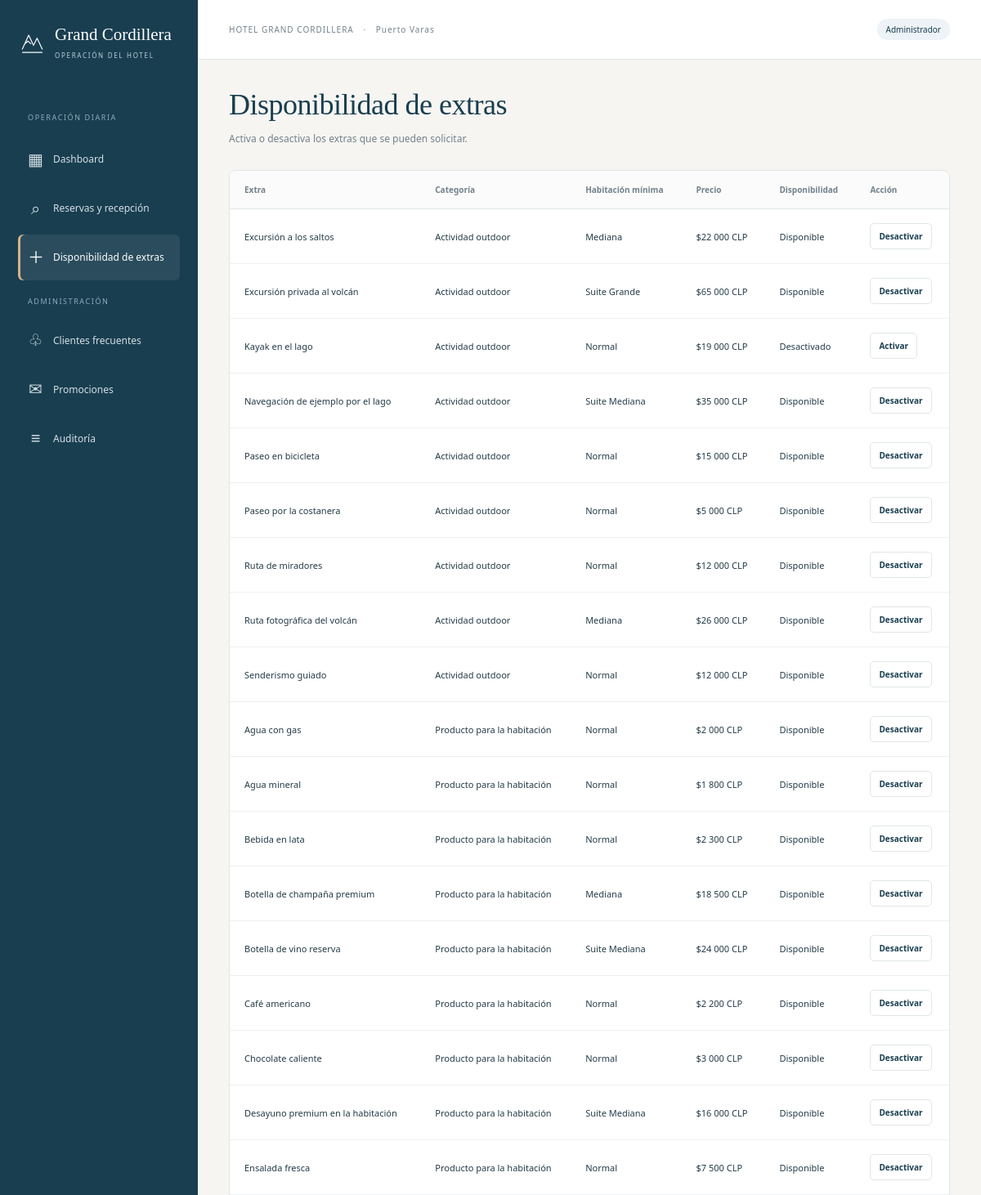
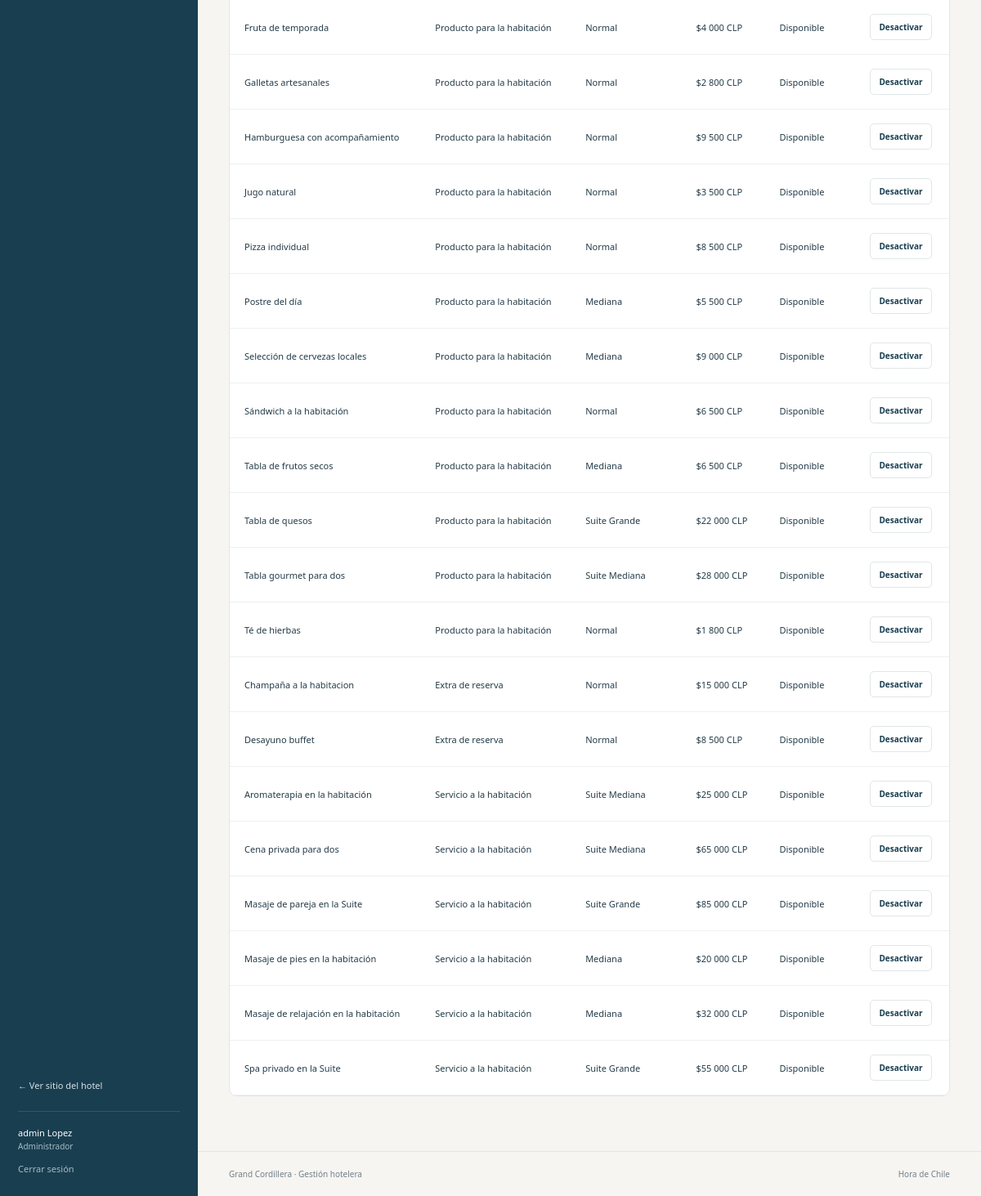
The page /panel/extras/ (signed in) on the database its author committed (2 pictures, top to bottom).
### hotel/models.py (models this page shows, shortened)
class Usuario(AbstractUser):
    username = None
    first_name = None
    last_name = None
    rut = models.CharField(
        max_length=12,
        unique=True,
        verbose_name="RUT",
    )
    nombre = models.CharField(max_length=100)
    apellido = models.CharField(max_length=100)
    email = models.CharField(
        max_length=254,
        validators=[validar_arroba],
        unique=True,
        verbose_name="Correo electrónico",
    )
    telefono = models.CharField(
        max_length=25,
        verbose_name="Teléfono",
    )
    USERNAME_FIELD = "email"
    REQUIRED_FIELDS = [
        "rut",
        "nombre",
        "apellido",
        "telefono",
    ]
    objects = UsuarioManager()
    class Meta:
        db_table = "usuario"
        verbose_name = "Usuario"
        verbose_name_plural = "Usuarios"
        constraints = [
            models.UniqueConstraint(
                Lower("email"),
                name="usuario_email_unico_sin_mayusculas",
            ),
        ]
    def get_full_name(self):
        return f"{self.nombre} {self.apellido}".strip()

class PersonalHotel(models.Model):
    class Rol(models.TextChoices):
        RECEPCIONISTA = "RECEPCIONISTA", "Recepcionista"
        ADMINISTRADOR = "ADMINISTRADOR", "Administrador"
    usuario = models.OneToOneField(
        Usuario,
        on_delete=models.PROTECT,
        related_name="personal_hotel",
    )
    codigo_empleado = models.CharField(
        max_length=20,
        unique=True,
        verbose_name="Código de empleado",
    )
    rol = models.CharField(
        max_length=20,
        choices=Rol.choices,
    )
    class Meta:
        db_table = "personal_hotel"
        verbose_name = "Personal del hotel"
        verbose_name_plural = "Personal del hotel"

class ServicioAdicional(models.Model):
    class Categoria(models.TextChoices):
        RESERVA = "RESERVA", "Extra de reserva"
        OUTDOOR = "OUTDOOR", "Actividad outdoor"
        PRODUCTO = "PRODUCTO", "Producto para la habitación"
        SERVICIO = "SERVICIO", "Servicio a la habitación"
    categoria = models.CharField(max_length=10, choices=Categoria.choices, default=Categoria.RESERVA)
    tipo_minimo = models.CharField(
        max_length=10, choices=Habitacion.Tipo.choices, default=Habitacion.Tipo.NORMAL,
        verbose_name="Categoría mínima de habitación",
    )
    nombre = models.CharField(
        max_length=100,
        unique=True,
    )
    precio = models.DecimalField(
        max_digits=12,
        decimal_places=2,
        validators=[MinValueValidator(0)],
    )
    activo = models.BooleanField(default=True)
    class Meta:
        db_table = "servicio_adicional"
        verbose_name = "Servicio adicional"
        verbose_name_plural = "Servicios adicionales"
        constraints = [
            models.CheckConstraint(
                condition=Q(precio__gte=0),
                name="servicio_precio_no_negativo",
            ),
        ]

### hotel/panel_views.py (the view)
# urls.py: path('panel/extras/', panel_views.disponibilidad_extras, name='panel_extras'),
@never_cache
@acceso_personal()
def disponibilidad_extras(request):
    contexto = contexto_panel(request, 'extras')
    contexto['servicios'] = ServicioAdicional.objects.order_by('categoria', 'nombre')
    return render(request, 'hotel/panel/extras.html', contexto)

### hotel/panel_views.py (called while the page is built)
def contexto_panel(request, seccion):
    return {'personal': request.personal_hotel, 'es_administrador': request.es_administrador, 'seccion': seccion}

### hotel/personal.py (called while the page is built)
def personal_de(usuario):
    if not usuario.is_authenticated or not usuario.is_active:
        return None
    perfil = PersonalHotel.objects.filter(usuario=usuario).first()
    if perfil is None and usuario.is_superuser:
        perfil = PersonalHotel.objects.get_or_create(usuario=usuario, defaults={'codigo_empleado': f'ADM-{usuario.pk}', 'rol': PersonalHotel.Rol.ADMINISTRADOR})[0]
    return perfil

def acceso_personal(solo_admin=False):
    def decorador(vista):
        @wraps(vista)
        def wrapper(request, *args, **kwargs):
            if not request.user.is_authenticated:
                return redirect_to_login(request.get_full_path(), login_url='hotel:ingresar')
            perfil = personal_de(request.user)
            if not perfil or (solo_admin and not request.user.is_superuser and perfil.rol != PersonalHotel.Rol.ADMINISTRADOR):
                raise PermissionDenied('No tienes permisos para esta sección.')
            request.personal_hotel = perfil
            request.es_administrador = request.user.is_superuser or perfil.rol == PersonalHotel.Rol.ADMINISTRADOR
            return vista(request, *args, **kwargs)
        return wrapper
    return decorador

### hotel/templates/hotel/panel/extras.html
{% extends 'hotel/panel/base.html' %}
{% block content %}
<div class="page-heading"><div><h1>Disponibilidad de extras</h1><p>Activa o desactiva los extras que se pueden solicitar.</p></div></div>
<section class="panel-card table-card"><div class="table-scroll"><table>
  <thead><tr><th>Extra</th><th>Categoría</th><th>Habitación mínima</th><th>Precio</th><th>Disponibilidad</th><th>Acción</th></tr></thead>
  <tbody>
  {% for servicio in servicios %}
    <tr><td>{{ servicio.nombre }}</td><td>{{ servicio.get_categoria_display }}</td><td>{{ servicio.get_tipo_minimo_display }}</td>
      <td>${{ servicio.precio|floatformat:'-2g' }} CLP</td><td>{% if servicio.activo %}Disponible{% else %}Desactivado{% endif %}</td>
      <td><form method="post" action="{% url 'hotel:panel_estado_extra' servicio.pk %}">{% csrf_token %}
        <button type="submit" name="activo" value="{% if servicio.activo %}0{% else %}1{% endif %}" class="outline-button small">{% if servicio.activo %}Desactivar{% else %}Activar{% endif %}</button>
      </form></td></tr>
  {% empty %}<tr><td colspan="6" class="empty">Todavía no hay extras en el catálogo.</td></tr>{% endfor %}
  </tbody>
</table></div></section>
{% endblock %}

### hotel/templates/hotel/panel/base.html (shortened to what this page needs)
{% load static %}<!doctype html><html lang="es-CL"><head><link rel="stylesheet" href="{% static 'hotel/css/panel.css' %}?v=destinatarios-3"></head><body>
<aside class="panel-sidebar"><a class="panel-brand" href="{% url 'hotel:panel_dashboard' %}"><img src="{% static 'hotel/img/montana.svg' %}" alt=""><span>Grand Cordillera<small>OPERACIÓN DEL HOTEL</small></span></a><span class="nav-caption">OPERACIÓN DIARIA</span><nav><a class="{% if seccion == 'dashboard' %}active{% endif %}" href="{% url 'hotel:panel_dashboard' %}"><span>▦</span>Dashboard</a><a class="{% if seccion == 'reservas' %}active{% endif %}" href="{% url 'hotel:panel_reservas' %}"><span>⌕</span>Reservas y recepción</a><a class="{% if seccion == 'extras' %}active{% endif %}" href="{% url 'hotel:panel_extras' %}"><span>＋</span>Disponibilidad de extras</a>{% if es_administrador %}<span class="nav-caption">ADMINISTRACIÓN</span><a class="{% if seccion == 'clientes' %}active{% endif %}" href="{% url 'hotel:panel_clientes' %}"><span>♧</span>Clientes frecuentes</a><a class="{% if seccion == 'promociones' %}active{% endif %}" href="{% url 'hotel:panel_promociones' %}"><span>✉</span>Promociones</a><a class="{% if seccion == 'auditoria' %}active{% endif %}" href="{% url 'hotel:panel_auditoria' %}"><span>≡</span>Auditoría</a>{% endif %}</nav><div class="sidebar-bottom"><a href="{% url 'hotel:home' %}">← Ver sitio del hotel</a><p>{{ user.get_full_name }}<small>{{ personal.get_rol_display }}</small></p><form method="post" action="{% url 'hotel:salir' %}">{% csrf_token %}<button type="submit">Cerrar sesión</button></form></div></aside>
<div class="panel-main"><header class="panel-topbar"><span>HOTEL GRAND CORDILLERA <b>·</b> Puerto Varas</span><span class="staff-chip">{{ personal.get_rol_display }}</span></header><main class="panel-content">{% block content %}{% endblock %}</main><footer class="panel-footer">Grand Cordillera · Gestión hotelera <span>Hora de Chile</span></footer></div></body></html>

### hotel/static/hotel/css/panel.css (style rules this page uses)
:root { --navy:#193e50;--ink:#243b48;--muted:#73818c;--line:#e0e6e7;--cream:#f6f5f1;--gold:#ae7c44 }
* { box-sizing:border-box }
body { margin:0;background:var(--cream);font:14px/1.6 'Segoe UI',Arial,sans-serif;color:var(--ink) }
a { color:inherit;text-decoration:none }
button,input,select,textarea { font:inherit }
button { cursor:pointer }
.panel-sidebar { width:242px;background:var(--navy);position:fixed;inset:0 auto 0 0;padding:30px 22px 24px;color:#d4e0e5;display:flex;flex-direction:column;overflow-y:auto }
.panel-brand { display:flex;gap:10px;align-items:center;font:21px/1.2 Georgia,serif;color:#fff;margin-bottom:42px }
.panel-brand img { width:35px;height:39px }
.panel-brand small { display:block;font:8px/1.8 'Segoe UI',sans-serif;letter-spacing:1.7px;margin-top:6px;color:#b9cdd6 }
.nav-caption { display:block;letter-spacing:1.6px;font-size:9px;color:#8fadb9;margin:19px 12px 12px }
.panel-sidebar nav>a { display:flex;align-items:center;gap:12px;font-size:12px;padding:12px;margin:4px 0;border-radius:6px }
.panel-sidebar nav>a>span { width:19px;font-size:20px;text-align:center }
.panel-sidebar nav>a:hover,.panel-sidebar nav>a.active { background:#ffffff13;color:white }
.panel-sidebar nav>a.active { box-shadow:inset 3px 0 0 #d4b28a }
.sidebar-bottom { margin-top:auto;padding-top:40px;font-size:11px }
.sidebar-bottom p { padding-top:17px;border-top:1px solid #ffffff20;margin-top:22px;color:white }
.sidebar-bottom small { display:block;color:#a5bbc5;font-size:10px }
.sidebar-bottom button { padding:0;border:0;background:none;color:#a5bbc5;font-size:11px }
.panel-main { margin-left:242px;min-height:100vh;display:flex;flex-direction:column }
.panel-topbar { height:73px;background:#fff;border-bottom:1px solid var(--line);display:flex;align-items:center;justify-content:space-between;padding:0 38px;font-size:10px;letter-spacing:1px;color:var(--muted);gap:20px }
.panel-topbar b { font-weight:400;margin-inline:8px }
.staff-chip { border-radius:18px;background:#edf3f6;color:var(--navy);padding:5px 11px;font-size:10px;letter-spacing:0 }
.panel-content { padding:34px 38px 45px;flex:1;max-width:1700px;width:100%;margin:auto }
.panel-footer { border-top:1px solid var(--line);padding:19px 38px;font-size:10px;color:var(--muted);display:flex;justify-content:space-between }
.page-heading { display:flex;align-items:center;justify-content:space-between;gap:20px;margin-bottom:29px }
.page-heading h1 { font:36px/1.2 Georgia,serif;color:var(--navy);letter-spacing:-.5px;margin:0 0 10px }
.page-heading p { font-size:12px;color:var(--muted);margin:0 }
.button,.outline-button,.danger-button { display:inline-flex;align-items:center;justify-content:center;gap:8px;min-height:40px;border-radius:5px;padding:10px 15px;font-size:11px;font-weight:600;line-height:1.4;white-space:nowrap }
.outline-button { background:white;border:1px solid var(--line);color:var(--navy) }
.small { padding:7px 10px;min-height:32px;font-size:10px }
.panel-card { border:1px solid var(--line);border-radius:9px;background:white;padding:23px;margin-bottom:22px }
.table-card { padding:0;overflow:hidden }
.table-scroll { overflow:auto }
table { width:100%;border-collapse:collapse;font-size:11px }
th { text-align:left;padding:15px 18px;background:#fafbfa;font-size:10px;color:var(--muted);font-weight:600;border-bottom:1px solid var(--line);white-space:nowrap }
td { padding:17px 18px;border-bottom:1px solid #edf0f1;vertical-align:middle }

### rows shown on the page
Usuario: get_full_name "admin Lopez"
PersonalHotel: rol "Administrador"
ServicioAdicional: nombre "Excursión a los saltos", categoria "Actividad outdoor", tipo_minimo "Mediana", precio "22 000", activo "Disponible"
ServicioAdicional: nombre "Excursión privada al volcán", categoria "Actividad outdoor", tipo_minimo "Suite Grande", precio "65 000", activo "Disponible"
ServicioAdicional: nombre "Kayak en el lago", categoria "Actividad outdoor", tipo_minimo "Normal", precio "19 000", activo "Desactivado"
ServicioAdicional: nombre "Navegación de ejemplo por el lago", categoria "Actividad outdoor", tipo_minimo "Suite Mediana", precio "35 000", activo "Disponible"
ServicioAdicional: nombre "Paseo en bicicleta", categoria "Actividad outdoor", tipo_minimo "Normal", precio "15 000", activo "Disponible"
ServicioAdicional: nombre "Paseo por la costanera", categoria "Actividad outdoor", tipo_minimo "Normal", precio "5 000", activo "Disponible"
ServicioAdicional: nombre "Ruta de miradores", categoria "Actividad outdoor", tipo_minimo "Normal", precio "12 000", activo "Disponible"
ServicioAdicional: nombre "Ruta fotográfica del volcán", categoria "Actividad outdoor", tipo_minimo "Mediana", precio "26 000", activo "Disponible"
ServicioAdicional: nombre "Senderismo guiado", categoria "Actividad outdoor", tipo_minimo "Normal", precio "12 000", activo "Disponible"
ServicioAdicional: nombre "Agua con gas", categoria "Producto para la habitación", tipo_minimo "Normal", precio "2 000", activo "Disponible"
ServicioAdicional: nombre "Agua mineral", categoria "Producto para la habitación", tipo_minimo "Normal", precio "1 800", activo "Disponible"
ServicioAdicional: nombre "Bebida en lata", categoria "Producto para la habitación", tipo_minimo "Normal", precio "2 300", activo "Disponible"
ServicioAdicional: nombre "Botella de champaña premium", categoria "Producto para la habitación", tipo_minimo "Mediana", precio "18 500", activo "Disponible"
ServicioAdicional: nombre "Botella de vino reserva", categoria "Producto para la habitación", tipo_minimo "Suite Mediana", precio "24 000", activo "Disponible"
ServicioAdicional: nombre "Café americano", categoria "Producto para la habitación", tipo_minimo "Normal", precio "2 200", activo "Disponible"
ServicioAdicional: nombre "Chocolate caliente", categoria "Producto para la habitación", tipo_minimo "Normal", precio "3 000", activo "Disponible"
ServicioAdicional: nombre "Desayuno premium en la habitación", categoria "Producto para la habitación", tipo_minimo "Suite Mediana", precio "16 000", activo "Disponible"
ServicioAdicional: nombre "Ensalada fresca", categoria "Producto para la habitación", tipo_minimo "Normal", precio "7 500", activo "Disponible"
ServicioAdicional: nombre "Fruta de temporada", categoria "Producto para la habitación", tipo_minimo "Normal", precio "4 000", activo "Disponible"
ServicioAdicional: nombre "Galletas artesanales", categoria "Producto para la habitación", tipo_minimo "Normal", precio "2 800", activo "Disponible"
ServicioAdicional: nombre "Hamburguesa con acompañamiento", categoria "Producto para la habitación", tipo_minimo "Normal", precio "9 500", activo "Disponible"
ServicioAdicional: nombre "Jugo natural", categoria "Producto para la habitación", tipo_minimo "Normal", precio "3 500", activo "Disponible"
ServicioAdicional: nombre "Pizza individual", categoria "Producto para la habitación", tipo_minimo "Normal", precio "8 500", activo "Disponible"
ServicioAdicional: nombre "Postre del día", categoria "Producto para la habitación", tipo_minimo "Mediana", precio "5 500", activo "Disponible"
ServicioAdicional: nombre "Selección de cervezas locales", categoria "Producto para la habitación", tipo_minimo "Mediana", precio "9 000", activo "Disponible"
ServicioAdicional: nombre "Sándwich a la habitación", categoria "Producto para la habitación", tipo_minimo "Normal", precio "6 500", activo "Disponible"
ServicioAdicional: nombre "Tabla de frutos secos", categoria "Producto para la habitación", tipo_minimo "Mediana", precio "6 500", activo "Disponible"
ServicioAdicional: nombre "Tabla de quesos", categoria "Producto para la habitación", tipo_minimo "Suite Grande", precio "22 000", activo "Disponible"
ServicioAdicional: nombre "Tabla gourmet para dos", categoria "Producto para la habitación", tipo_minimo "Suite Mediana", precio "28 000", activo "Disponible"
ServicioAdicional: nombre "Té de hierbas", categoria "Producto para la habitación", tipo_minimo "Normal", precio "1 800", activo "Disponible"
ServicioAdicional: nombre "Champaña a la habitacion", categoria "Extra de reserva", tipo_minimo "Normal", precio "15 000", activo "Disponible"
ServicioAdicional: nombre "Desayuno buffet", categoria "Extra de reserva", tipo_minimo "Normal", precio "8 500", activo "Disponible"
ServicioAdicional: nombre "Aromaterapia en la habitación", categoria "Servicio a la habitación", tipo_minimo "Suite Mediana", precio "25 000", activo "Disponible"
ServicioAdicional: nombre "Cena privada para dos", categoria "Servicio a la habitación", tipo_minimo "Suite Mediana", precio "65 000", activo "Disponible"
ServicioAdicional: nombre "Masaje de pareja en la Suite", categoria "Servicio a la habitación", tipo_minimo "Suite Grande", precio "85 000", activo "Disponible"
ServicioAdicional: nombre "Masaje de pies en la habitación", categoria "Servicio a la habitación", tipo_minimo "Mediana", precio "20 000", activo "Disponible"
ServicioAdicional: nombre "Masaje de relajación en la habitación", categoria "Servicio a la habitación", tipo_minimo "Mediana", precio "32 000", activo "Disponible"
ServicioAdicional: nombre "Spa privado en la Suite", categoria "Servicio a la habitación", tipo_minimo "Suite Grande", precio "55 000", activo "Disponible"
